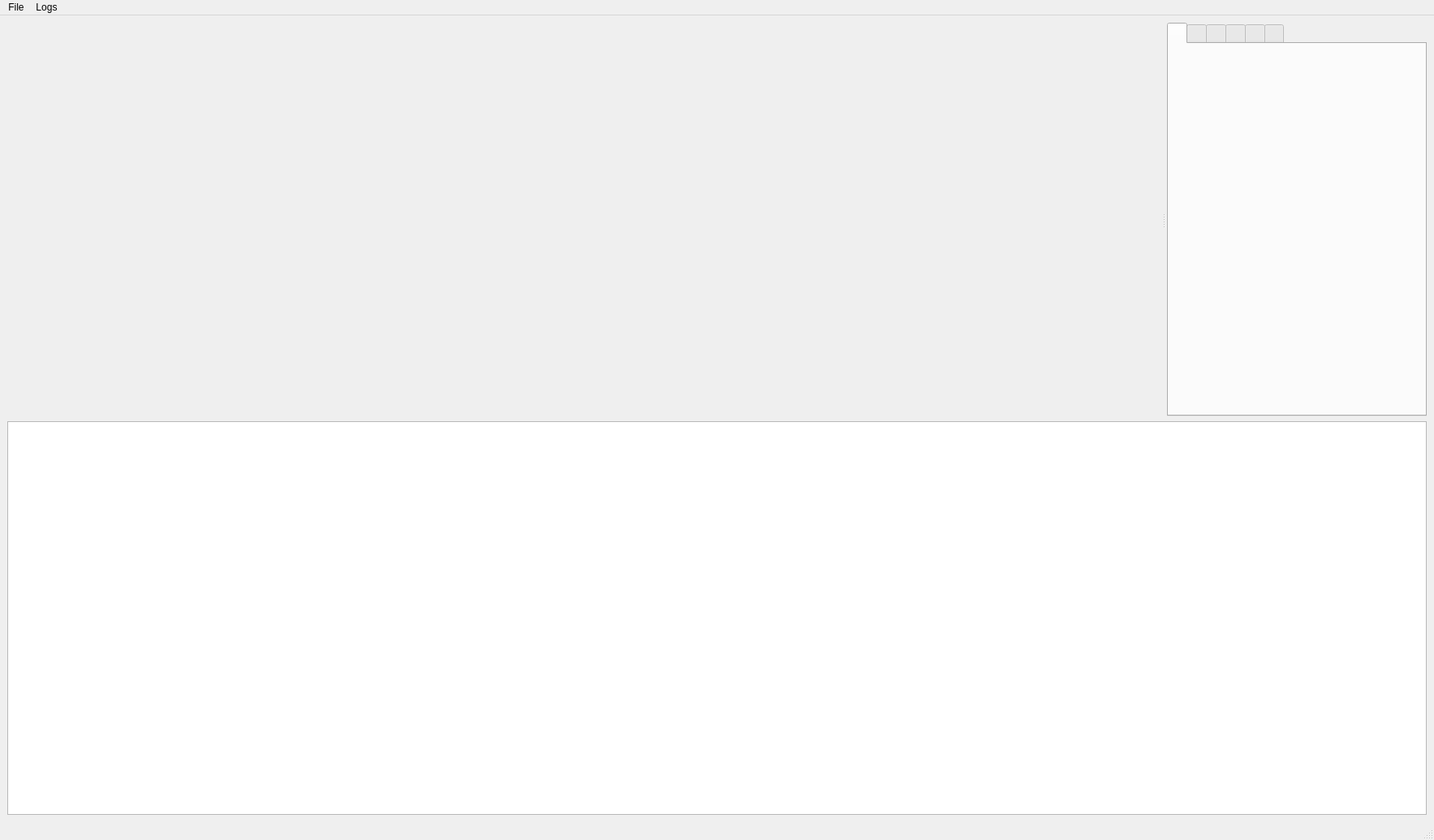
<?xml version="1.0" encoding="UTF-8"?>
<ui version="4.0">
 <class>MainWindow</class>
 <widget class="QMainWindow" name="MainWindow">
  <property name="geometry">
   <rect>
    <x>0</x>
    <y>0</y>
    <width>1767</width>
    <height>1035</height>
   </rect>
  </property>
  <property name="minimumSize">
   <size>
    <width>0</width>
    <height>10</height>
   </size>
  </property>
  <property name="windowTitle">
   <string>ControlTower</string>
  </property>
  <widget class="QWidget" name="centralwidget">
   <layout class="QVBoxLayout" name="verticalLayout_5">
    <item>
     <widget class="QSplitter" name="splitter">
      <property name="lineWidth">
       <number>1</number>
      </property>
      <property name="orientation">
       <enum>Qt::Horizontal</enum>
      </property>
      <property name="opaqueResize">
       <bool>true</bool>
      </property>
      <property name="handleWidth">
       <number>8</number>
      </property>
      <widget class="MapWidget" name="mapWidget" native="true">
       <property name="sizePolicy">
        <sizepolicy hsizetype="Preferred" vsizetype="Preferred">
         <horstretch>40</horstretch>
         <verstretch>0</verstretch>
        </sizepolicy>
       </property>
       <property name="minimumSize">
        <size>
         <width>0</width>
         <height>0</height>
        </size>
       </property>
      </widget>
      <widget class="QTabWidget" name="tabWidget">
       <property name="sizePolicy">
        <sizepolicy hsizetype="Preferred" vsizetype="Preferred">
         <horstretch>0</horstretch>
         <verstretch>0</verstretch>
        </sizepolicy>
       </property>
       <property name="minimumSize">
        <size>
         <width>320</width>
         <height>0</height>
        </size>
       </property>
       <property name="tabPosition">
        <enum>QTabWidget::North</enum>
       </property>
       <property name="tabShape">
        <enum>QTabWidget::Rounded</enum>
       </property>
       <property name="currentIndex">
        <number>0</number>
       </property>
       <property name="iconSize">
        <size>
         <width>24</width>
         <height>24</height>
        </size>
       </property>
       <widget class="QWidget" name="driveTab">
        <attribute name="icon">
         <iconset resource="resources.qrc">
          <normaloff>:/icons/icons/Car-96.png</normaloff>:/icons/icons/Car-96.png</iconset>
        </attribute>
        <attribute name="title">
         <string/>
        </attribute>
        <layout class="QVBoxLayout" name="verticalLayout_7">
         <item>
          <widget class="DriveUI" name="driveUI" native="true"/>
         </item>
        </layout>
       </widget>
       <widget class="QWidget" name="flyTab">
        <property name="sizePolicy">
         <sizepolicy hsizetype="Preferred" vsizetype="Preferred">
          <horstretch>0</horstretch>
          <verstretch>0</verstretch>
         </sizepolicy>
        </property>
        <attribute name="icon">
         <iconset resource="resources.qrc">
          <normaloff>:/icons/icons/icons8-email-send-96.png</normaloff>:/icons/icons/icons8-email-send-96.png</iconset>
        </attribute>
        <attribute name="title">
         <string/>
        </attribute>
        <attribute name="toolTip">
         <string>Fly</string>
        </attribute>
        <layout class="QVBoxLayout" name="verticalLayout">
         <item>
          <widget class="FlyUI" name="flyUI" native="true">
           <property name="sizePolicy">
            <sizepolicy hsizetype="Expanding" vsizetype="Expanding">
             <horstretch>0</horstretch>
             <verstretch>0</verstretch>
            </sizepolicy>
           </property>
          </widget>
         </item>
        </layout>
       </widget>
       <widget class="QWidget" name="planTab">
        <attribute name="icon">
         <iconset resource="resources.qrc">
          <normaloff>:/icons/icons/icons8-itinerary-96.png</normaloff>:/icons/icons/icons8-itinerary-96.png</iconset>
        </attribute>
        <attribute name="title">
         <string/>
        </attribute>
        <attribute name="toolTip">
         <string>Plan</string>
        </attribute>
        <layout class="QVBoxLayout" name="verticalLayout_3">
         <item>
          <widget class="PlanUI" name="planUI" native="true">
           <property name="sizePolicy">
            <sizepolicy hsizetype="Expanding" vsizetype="Expanding">
             <horstretch>0</horstretch>
             <verstretch>0</verstretch>
            </sizepolicy>
           </property>
          </widget>
         </item>
        </layout>
       </widget>
       <widget class="QWidget" name="cameraTab">
        <attribute name="icon">
         <iconset resource="resources.qrc">
          <normaloff>:/icons/icons/icons8-compact-camera-96.png</normaloff>:/icons/icons/icons8-compact-camera-96.png</iconset>
        </attribute>
        <attribute name="title">
         <string/>
        </attribute>
        <attribute name="toolTip">
         <string>Camera &amp; Gimbal</string>
        </attribute>
        <layout class="QVBoxLayout" name="verticalLayout_6">
         <item>
          <widget class="CameraGimbalUI" name="cameraGimbalUI" native="true"/>
         </item>
        </layout>
       </widget>
       <widget class="QWidget" name="traceTab">
        <attribute name="icon">
         <iconset resource="resources.qrc">
          <normaloff>:/icons/icons/icons8-video-record-96.png</normaloff>:/icons/icons/icons8-video-record-96.png</iconset>
        </attribute>
        <attribute name="title">
         <string/>
        </attribute>
        <attribute name="toolTip">
         <string>Trace Position</string>
        </attribute>
        <layout class="QVBoxLayout" name="verticalLayout_2">
         <item>
          <widget class="TraceUI" name="traceUI" native="true"/>
         </item>
        </layout>
       </widget>
       <widget class="QWidget" name="basestationTab">
        <attribute name="icon">
         <iconset resource="resources.qrc">
          <normaloff>:/icons/icons/icons8-gps-signal-96.png</normaloff>:/icons/icons/icons8-gps-signal-96.png</iconset>
        </attribute>
        <attribute name="title">
         <string/>
        </attribute>
        <attribute name="toolTip">
         <string>GNSS Basestation</string>
        </attribute>
        <layout class="QVBoxLayout" name="verticalLayout_4">
         <item>
          <widget class="UbloxBasestationUI" name="ubloxBasestationUI" native="true"/>
         </item>
        </layout>
       </widget>
      </widget>
     </widget>
    </item>
    <item>
     <widget class="QTextBrowser" name="logBrowser">
      <property name="enabled">
       <bool>true</bool>
      </property>
      <property name="sizePolicy">
       <sizepolicy hsizetype="Preferred" vsizetype="Preferred">
        <horstretch>0</horstretch>
        <verstretch>0</verstretch>
       </sizepolicy>
      </property>
     </widget>
    </item>
   </layout>
  </widget>
  <widget class="QMenuBar" name="menubar">
   <property name="geometry">
    <rect>
     <x>0</x>
     <y>0</y>
     <width>1767</width>
     <height>22</height>
    </rect>
   </property>
   <widget class="QMenu" name="fileMenu">
    <property name="title">
     <string>File</string>
    </property>
    <addaction name="addUdpConnectionAction"/>
    <addaction name="AddSerialConnectionAction"/>
   </widget>
   <widget class="QMenu" name="logsMenu">
    <property name="title">
     <string>Logs</string>
    </property>
    <addaction name="showLogsOutputAction"/>
    <addaction name="showVerboseLogsOutputAction"/>
    <addaction name="hideLogsOutputAction"/>
   </widget>
   <addaction name="fileMenu"/>
   <addaction name="logsMenu"/>
  </widget>
  <widget class="QStatusBar" name="statusbar"/>
  <action name="addUdpConnectionAction">
   <property name="text">
    <string>Add UDP connection...</string>
   </property>
  </action>
  <action name="AddSerialConnectionAction">
   <property name="text">
    <string>Add serial connection...</string>
   </property>
  </action>
  <action name="showLogsOutputAction">
   <property name="text">
    <string>Show Log</string>
   </property>
  </action>
  <action name="exportLogsAction">
   <property name="text">
    <string>Export to File...</string>
   </property>
  </action>
  <action name="showVerboseLogsOutputAction">
   <property name="text">
    <string>Show Log (Verbose)</string>
   </property>
  </action>
  <action name="hideLogsOutputAction">
   <property name="text">
    <string>Hide Log</string>
   </property>
  </action>
 </widget>
 <customwidgets>
  <customwidget>
   <class>MapWidget</class>
   <extends>QWidget</extends>
   <header>userinterface/map/mapwidget.h</header>
   <container>1</container>
  </customwidget>
  <customwidget>
   <class>FlyUI</class>
   <extends>QWidget</extends>
   <header>userinterface/flyui.h</header>
   <container>1</container>
  </customwidget>
  <customwidget>
   <class>PlanUI</class>
   <extends>QWidget</extends>
   <header>userinterface/planui.h</header>
   <container>1</container>
  </customwidget>
  <customwidget>
   <class>UbloxBasestationUI</class>
   <extends>QWidget</extends>
   <header>userinterface/ubloxbasestationui.h</header>
   <container>1</container>
  </customwidget>
  <customwidget>
   <class>TraceUI</class>
   <extends>QWidget</extends>
   <header>userinterface/traceui.h</header>
   <container>1</container>
  </customwidget>
  <customwidget>
   <class>CameraGimbalUI</class>
   <extends>QWidget</extends>
   <header>userinterface/cameragimbalui.h</header>
   <container>1</container>
  </customwidget>
  <customwidget>
   <class>DriveUI</class>
   <extends>QWidget</extends>
   <header>userinterface/driveui.h</header>
   <container>1</container>
  </customwidget>
 </customwidgets>
 <resources>
  <include location="resources.qrc"/>
 </resources>
 <connections/>
</ui>
